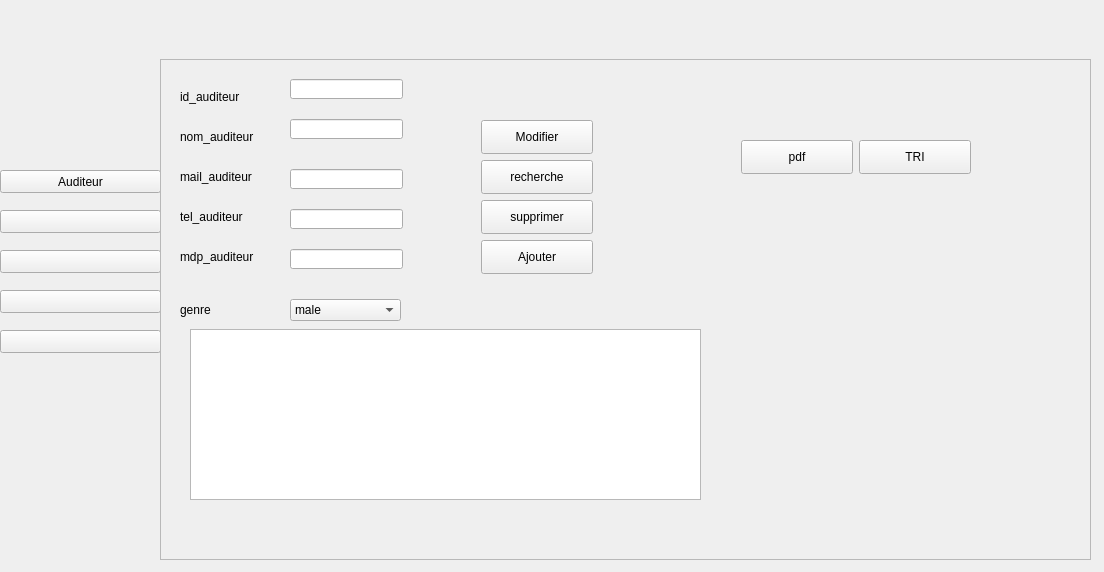
<?xml version="1.0" encoding="UTF-8"?>
<ui version="4.0">
 <class>appforme</class>
 <widget class="QMainWindow" name="appforme">
  <property name="geometry">
   <rect>
    <x>0</x>
    <y>0</y>
    <width>1104</width>
    <height>572</height>
   </rect>
  </property>
  <property name="windowTitle">
   <string>MainWindow</string>
  </property>
  <widget class="QWidget" name="centralwidget">
   <widget class="QWidget" name="widget" native="true">
    <property name="geometry">
     <rect>
      <x>0</x>
      <y>60</y>
      <width>161</width>
      <height>541</height>
     </rect>
    </property>
    <widget class="QPushButton" name="pushButton_2">
     <property name="geometry">
      <rect>
       <x>0</x>
       <y>110</y>
       <width>161</width>
       <height>23</height>
      </rect>
     </property>
     <property name="text">
      <string>Auditeur</string>
     </property>
    </widget>
    <widget class="QPushButton" name="pushButton_3">
     <property name="geometry">
      <rect>
       <x>0</x>
       <y>150</y>
       <width>161</width>
       <height>23</height>
      </rect>
     </property>
     <property name="text">
      <string/>
     </property>
    </widget>
    <widget class="QPushButton" name="pushButton_4">
     <property name="geometry">
      <rect>
       <x>0</x>
       <y>190</y>
       <width>161</width>
       <height>23</height>
      </rect>
     </property>
     <property name="text">
      <string/>
     </property>
    </widget>
    <widget class="QPushButton" name="pushButton_5">
     <property name="geometry">
      <rect>
       <x>0</x>
       <y>230</y>
       <width>161</width>
       <height>23</height>
      </rect>
     </property>
     <property name="text">
      <string/>
     </property>
    </widget>
    <widget class="QPushButton" name="pushButton_6">
     <property name="geometry">
      <rect>
       <x>0</x>
       <y>270</y>
       <width>161</width>
       <height>23</height>
      </rect>
     </property>
     <property name="text">
      <string/>
     </property>
    </widget>
   </widget>
   <widget class="QFrame" name="frame">
    <property name="geometry">
     <rect>
      <x>160</x>
      <y>59</y>
      <width>931</width>
      <height>501</height>
     </rect>
    </property>
    <property name="frameShape">
     <enum>QFrame::StyledPanel</enum>
    </property>
    <property name="frameShadow">
     <enum>QFrame::Raised</enum>
    </property>
    <widget class="QLineEdit" name="le_mdp">
     <property name="geometry">
      <rect>
       <x>130</x>
       <y>190</y>
       <width>113</width>
       <height>20</height>
      </rect>
     </property>
    </widget>
    <widget class="QPushButton" name="pushButton">
     <property name="geometry">
      <rect>
       <x>699</x>
       <y>81</y>
       <width>112</width>
       <height>34</height>
      </rect>
     </property>
     <property name="text">
      <string>TRI</string>
     </property>
    </widget>
    <widget class="QLabel" name="label_12">
     <property name="geometry">
      <rect>
       <x>20</x>
       <y>240</y>
       <width>91</width>
       <height>21</height>
      </rect>
     </property>
     <property name="text">
      <string>genre</string>
     </property>
    </widget>
    <widget class="QPushButton" name="pb_modifier">
     <property name="geometry">
      <rect>
       <x>321</x>
       <y>61</y>
       <width>112</width>
       <height>34</height>
      </rect>
     </property>
     <property name="text">
      <string>Modifier</string>
     </property>
    </widget>
    <widget class="QPushButton" name="pb_ajouter">
     <property name="geometry">
      <rect>
       <x>321</x>
       <y>181</y>
       <width>112</width>
       <height>34</height>
      </rect>
     </property>
     <property name="text">
      <string>Ajouter</string>
     </property>
    </widget>
    <widget class="QComboBox" name="le_genre">
     <property name="geometry">
      <rect>
       <x>130</x>
       <y>240</y>
       <width>111</width>
       <height>22</height>
      </rect>
     </property>
     <item>
      <property name="text">
       <string>male</string>
      </property>
     </item>
     <item>
      <property name="text">
       <string>femelle</string>
      </property>
     </item>
    </widget>
    <widget class="QLabel" name="label_4">
     <property name="geometry">
      <rect>
       <x>20</x>
       <y>150</y>
       <width>91</width>
       <height>16</height>
      </rect>
     </property>
     <property name="text">
      <string>tel_auditeur</string>
     </property>
    </widget>
    <widget class="QLineEdit" name="le_id">
     <property name="geometry">
      <rect>
       <x>130</x>
       <y>20</y>
       <width>113</width>
       <height>20</height>
      </rect>
     </property>
    </widget>
    <widget class="QLabel" name="label">
     <property name="geometry">
      <rect>
       <x>20</x>
       <y>30</y>
       <width>91</width>
       <height>16</height>
      </rect>
     </property>
     <property name="text">
      <string>id_auditeur</string>
     </property>
    </widget>
    <widget class="QPushButton" name="pb_recherche">
     <property name="geometry">
      <rect>
       <x>321</x>
       <y>101</y>
       <width>112</width>
       <height>34</height>
      </rect>
     </property>
     <property name="text">
      <string>recherche</string>
     </property>
    </widget>
    <widget class="QTableView" name="tab_auditeur">
     <property name="geometry">
      <rect>
       <x>30</x>
       <y>270</y>
       <width>511</width>
       <height>171</height>
      </rect>
     </property>
    </widget>
    <widget class="QLineEdit" name="le_tel">
     <property name="geometry">
      <rect>
       <x>130</x>
       <y>150</y>
       <width>113</width>
       <height>20</height>
      </rect>
     </property>
    </widget>
    <widget class="QLabel" name="label_2">
     <property name="geometry">
      <rect>
       <x>20</x>
       <y>70</y>
       <width>91</width>
       <height>16</height>
      </rect>
     </property>
     <property name="text">
      <string>nom_auditeur</string>
     </property>
    </widget>
    <widget class="QPushButton" name="pb_pdf">
     <property name="geometry">
      <rect>
       <x>581</x>
       <y>81</y>
       <width>112</width>
       <height>34</height>
      </rect>
     </property>
     <property name="text">
      <string>pdf</string>
     </property>
    </widget>
    <widget class="QFrame" name="chart_frame">
     <property name="geometry">
      <rect>
       <x>590</x>
       <y>190</y>
       <width>331</width>
       <height>281</height>
      </rect>
     </property>
     <layout class="QHBoxLayout" name="horizontalLayout"/>
    </widget>
    <widget class="QLineEdit" name="le_mail">
     <property name="geometry">
      <rect>
       <x>130</x>
       <y>110</y>
       <width>113</width>
       <height>20</height>
      </rect>
     </property>
    </widget>
    <widget class="QLabel" name="label_5">
     <property name="geometry">
      <rect>
       <x>20</x>
       <y>190</y>
       <width>91</width>
       <height>16</height>
      </rect>
     </property>
     <property name="text">
      <string>mdp_auditeur</string>
     </property>
    </widget>
    <widget class="QLineEdit" name="le_nom">
     <property name="geometry">
      <rect>
       <x>130</x>
       <y>60</y>
       <width>113</width>
       <height>20</height>
      </rect>
     </property>
    </widget>
    <widget class="QPushButton" name="pb_supprimer">
     <property name="geometry">
      <rect>
       <x>321</x>
       <y>141</y>
       <width>112</width>
       <height>34</height>
      </rect>
     </property>
     <property name="text">
      <string>supprimer</string>
     </property>
    </widget>
    <widget class="QLabel" name="label_3">
     <property name="geometry">
      <rect>
       <x>20</x>
       <y>110</y>
       <width>91</width>
       <height>16</height>
      </rect>
     </property>
     <property name="text">
      <string>mail_auditeur</string>
     </property>
    </widget>
   </widget>
  </widget>
 </widget>
 <resources/>
 <connections/>
</ui>
